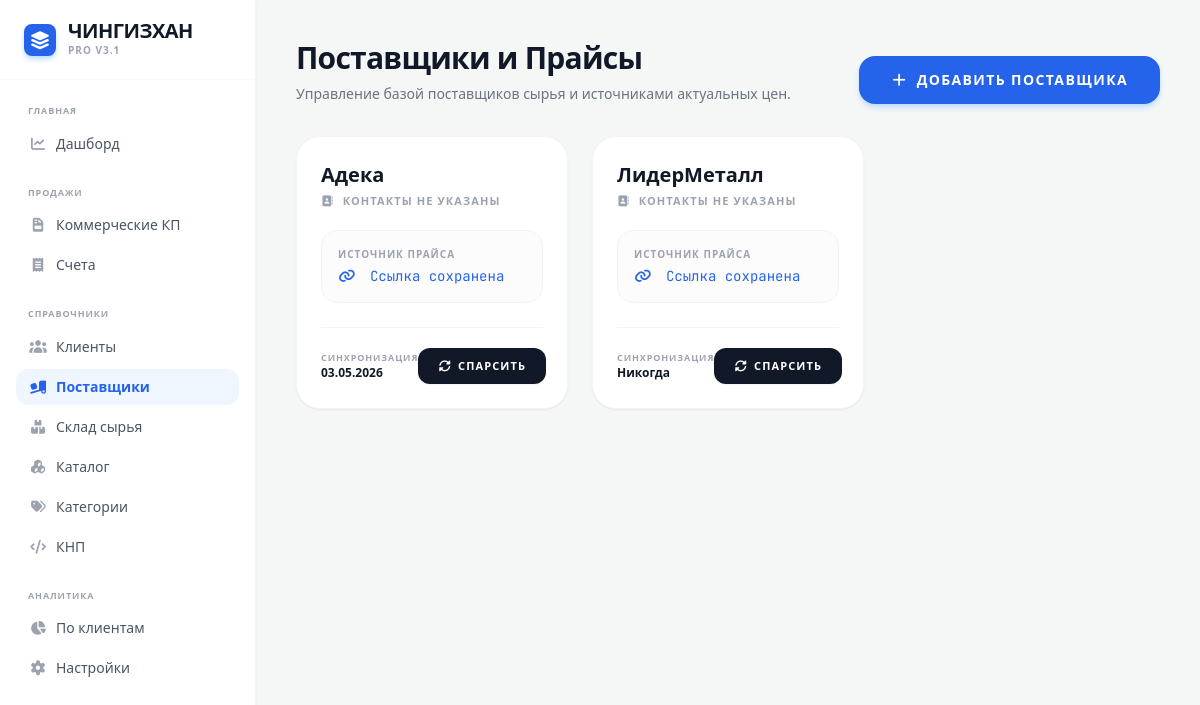
The app's page /suppliers with its own data.
### tables this page shows
CREATE TABLE suppliers (id INTEGER PRIMARY KEY AUTOINCREMENT, name TEXT, contact TEXT, price_url TEXT, last_updated TEXT);

### app.py (the view)
@app.route('/suppliers')
def suppliers_list():
    with sqlite3.connect(DB_NAME) as conn:
        suppliers = conn.cursor().execute("SELECT * FROM suppliers ORDER BY name").fetchall()
    return render_template('suppliers.html', suppliers=suppliers)

### templates/suppliers.html (shortened to what this page needs)
{% extends "base.html" %}
{% block content %}
<div class="p-10 max-w-7xl mx-auto pb-32">
    <div class="flex justify-between items-end mb-8">
        <div>
            <h2 class="text-3xl font-black text-gray-900 tracking-tight">Поставщики и Прайсы</h2>
            <p class="text-gray-500 mt-2 text-sm">Управление базой поставщиков сырья и источниками актуальных цен.</p>
        </div>
        <button onclick="openSupplierModal()" class="bg-blue-600 text-white px-8 py-3.5 rounded-2xl font-black hover:bg-blue-700 transition shadow-md shadow-blue-200 uppercase tracking-widest text-sm flex items-center gap-2">
            <i class="fas fa-plus"></i> Добавить поставщика
        </button>
    </div>
    <div class="grid grid-cols-1 md:grid-cols-2 lg:grid-cols-3 gap-6">
        {% for s in suppliers %}
        <div class="bg-white p-6 rounded-3xl shadow-sm border border-gray-100 hover:shadow-md hover:border-blue-200 transition group relative flex flex-col justify-between">
            <div>
                <h3 class="text-xl font-black text-gray-900 mb-1 pr-16">{{ s[1] }}</h3>
                <p class="text-[11px] font-bold text-gray-400 uppercase tracking-widest mb-5"><i class="fas fa-address-book mr-1"></i> {{ s[2] if s[2] else 'Контакты не указаны' }}</p>
                <div class="bg-gray-50/50 p-4 rounded-2xl border border-gray-100 mb-6">
                    <p class="text-[10px] font-black text-gray-400 uppercase tracking-widest mb-1">Источник прайса</p>
                    {% if s[3] %}
                        <a href="{{ s[3] }}" target="_blank" class="text-sm font-mono text-blue-600 hover:text-blue-800 hover:underline truncate block w-full transition" title="{{ s[3] }}"><i class="fas fa-link mr-1.5"></i> Ссылка сохранена</a>
                    {% else %}
                        <span class="text-sm text-gray-400 italic font-medium">Ссылка не указана</span>
                    {% endif %}
                </div>
            </div>
            <div class="flex justify-between items-center border-t border-gray-100 pt-5">
                <div class="flex flex-col">
                    <span class="text-[9px] font-black text-gray-400 uppercase tracking-widest">Синхронизация</span>
                    <span class="text-xs font-bold text-gray-900">{{ s[4] }}</span>
                </div>
                <button onclick="openParseModal('{{ s[0] }}', '{{ s[1] }}')" class="bg-gray-900 text-white px-5 py-2.5 rounded-xl text-[11px] font-black uppercase tracking-widest hover:bg-black transition shadow-sm hover:shadow-md flex items-center gap-1.5">
                    <i class="fas fa-sync-alt"></i> Спарсить
                </button>
            </div>
        </div>
        {% endfor %}
    </div>
</div>
{% endblock %}

### records on screen
suppliers: name "Адека", contact "КОНТАКТЫ НЕ УКАЗАНЫ", last_updated "03.05.2026"
suppliers: name "ЛидерМеталл", contact "КОНТАКТЫ НЕ УКАЗАНЫ", last_updated "Никогда"
